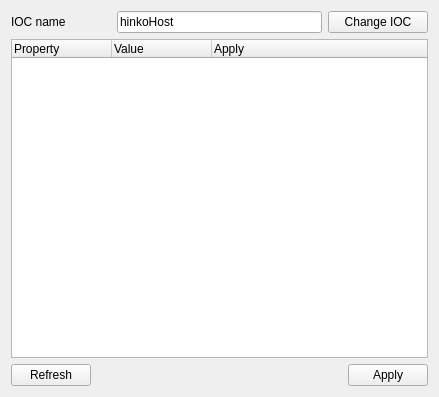
<?xml version="1.0" encoding="UTF-8"?>
<ui version="4.0">
 <class>ParamSingle</class>
 <widget class="QWidget" name="ParamSingle">
  <property name="geometry">
   <rect>
    <x>0</x>
    <y>0</y>
    <width>439</width>
    <height>397</height>
   </rect>
  </property>
  <property name="windowTitle">
   <string>ParamSingle</string>
  </property>
  <layout class="QVBoxLayout" name="verticalLayout">
   <item>
    <layout class="QHBoxLayout" name="horizontalLayout_3">
     <item>
      <widget class="QLabel" name="label_3">
       <property name="sizePolicy">
        <sizepolicy hsizetype="Minimum" vsizetype="Minimum">
         <horstretch>0</horstretch>
         <verstretch>0</verstretch>
        </sizepolicy>
       </property>
       <property name="maximumSize">
        <size>
         <width>100</width>
         <height>16777215</height>
        </size>
       </property>
       <property name="text">
        <string>IOC name</string>
       </property>
      </widget>
     </item>
     <item>
      <widget class="QLineEdit" name="lineEdit_iocName">
       <property name="sizePolicy">
        <sizepolicy hsizetype="Preferred" vsizetype="Fixed">
         <horstretch>0</horstretch>
         <verstretch>0</verstretch>
        </sizepolicy>
       </property>
       <property name="maximumSize">
        <size>
         <width>16777215</width>
         <height>16777215</height>
        </size>
       </property>
       <property name="text">
        <string>hinkoHost</string>
       </property>
      </widget>
     </item>
     <item>
      <widget class="QPushButton" name="pushButton_changeIOC">
       <property name="sizePolicy">
        <sizepolicy hsizetype="Minimum" vsizetype="Fixed">
         <horstretch>0</horstretch>
         <verstretch>0</verstretch>
        </sizepolicy>
       </property>
       <property name="maximumSize">
        <size>
         <width>100</width>
         <height>16777215</height>
        </size>
       </property>
       <property name="text">
        <string>Change IOC</string>
       </property>
      </widget>
     </item>
    </layout>
   </item>
   <item>
    <widget class="QTreeWidget" name="treeWidget">
     <property name="editTriggers">
      <set>QAbstractItemView::NoEditTriggers</set>
     </property>
     <property name="tabKeyNavigation">
      <bool>true</bool>
     </property>
     <property name="showDropIndicator" stdset="0">
      <bool>false</bool>
     </property>
     <property name="alternatingRowColors">
      <bool>true</bool>
     </property>
     <property name="selectionMode">
      <enum>QAbstractItemView::NoSelection</enum>
     </property>
     <property name="selectionBehavior">
      <enum>QAbstractItemView::SelectRows</enum>
     </property>
     <property name="uniformRowHeights">
      <bool>true</bool>
     </property>
     <property name="itemsExpandable">
      <bool>true</bool>
     </property>
     <column>
      <property name="text">
       <string>Property</string>
      </property>
     </column>
     <column>
      <property name="text">
       <string>Value</string>
      </property>
     </column>
     <column>
      <property name="text">
       <string>Apply</string>
      </property>
     </column>
    </widget>
   </item>
   <item>
    <layout class="QHBoxLayout" name="horizontalLayout_2">
     <item>
      <widget class="QPushButton" name="pushButton_refresh">
       <property name="text">
        <string>Refresh</string>
       </property>
      </widget>
     </item>
     <item>
      <spacer name="horizontalSpacer">
       <property name="orientation">
        <enum>Qt::Horizontal</enum>
       </property>
       <property name="sizeHint" stdset="0">
        <size>
         <width>40</width>
         <height>20</height>
        </size>
       </property>
      </spacer>
     </item>
     <item>
      <widget class="QPushButton" name="pushButton_apply">
       <property name="text">
        <string>Apply</string>
       </property>
      </widget>
     </item>
    </layout>
   </item>
  </layout>
 </widget>
 <resources/>
 <connections/>
</ui>
